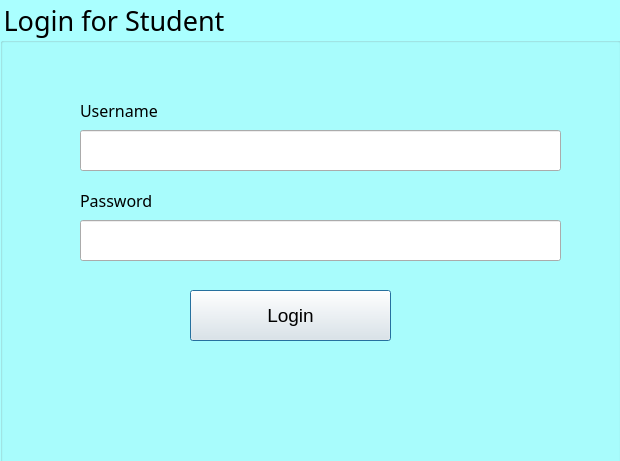
<?xml version="1.0" encoding="UTF-8"?>
<ui version="4.0">
 <class>loginStudent</class>
 <widget class="QDialog" name="loginStudent">
  <property name="geometry">
   <rect>
    <x>0</x>
    <y>0</y>
    <width>620</width>
    <height>461</height>
   </rect>
  </property>
  <property name="windowTitle">
   <string>LoginStudent</string>
  </property>
  <widget class="QGroupBox" name="LoginEtudForm">
   <property name="geometry">
    <rect>
     <x>0</x>
     <y>0</y>
     <width>621</width>
     <height>501</height>
    </rect>
   </property>
   <property name="font">
    <font>
     <family>Aldhabi</family>
     <pointsize>20</pointsize>
    </font>
   </property>
   <property name="styleSheet">
    <string notr="true">#LoginEtudForm{
background :rgb(170, 255, 255)
}</string>
   </property>
   <property name="title">
    <string>Login for Student</string>
   </property>
   <widget class="QLabel" name="label">
    <property name="geometry">
     <rect>
      <x>80</x>
      <y>100</y>
      <width>91</width>
      <height>20</height>
     </rect>
    </property>
    <property name="font">
     <font>
      <family>Andalus</family>
      <pointsize>12</pointsize>
     </font>
    </property>
    <property name="text">
     <string>Username</string>
    </property>
   </widget>
   <widget class="QLabel" name="label_2">
    <property name="geometry">
     <rect>
      <x>80</x>
      <y>190</y>
      <width>81</width>
      <height>20</height>
     </rect>
    </property>
    <property name="font">
     <font>
      <family>Andalus</family>
      <pointsize>12</pointsize>
     </font>
    </property>
    <property name="text">
     <string>Password</string>
    </property>
   </widget>
   <widget class="QPushButton" name="studButtomLogin">
    <property name="geometry">
     <rect>
      <x>190</x>
      <y>290</y>
      <width>201</width>
      <height>51</height>
     </rect>
    </property>
    <property name="font">
     <font>
      <pointsize>14</pointsize>
     </font>
    </property>
    <property name="text">
     <string>Login</string>
    </property>
   </widget>
   <widget class="QLineEdit" name="UsernameEtudLogin">
    <property name="geometry">
     <rect>
      <x>80</x>
      <y>130</y>
      <width>481</width>
      <height>41</height>
     </rect>
    </property>
   </widget>
   <widget class="QLineEdit" name="PasswordEtudLogin">
    <property name="geometry">
     <rect>
      <x>80</x>
      <y>220</y>
      <width>481</width>
      <height>41</height>
     </rect>
    </property>
    <property name="echoMode">
     <enum>QLineEdit::Password</enum>
    </property>
   </widget>
  </widget>
 </widget>
 <resources/>
 <connections/>
</ui>
